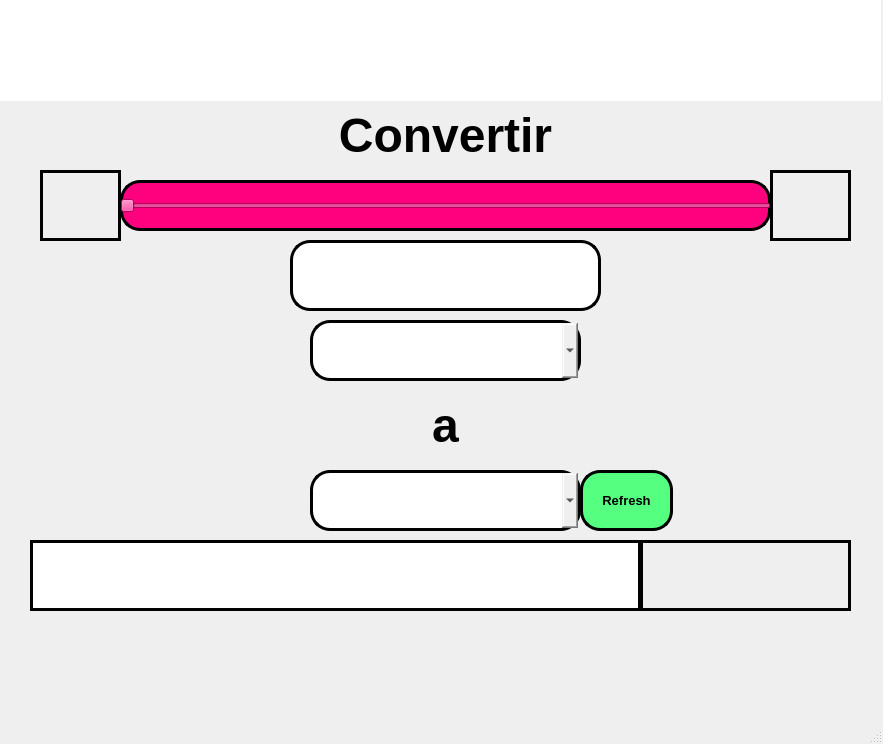
<?xml version="1.0" encoding="UTF-8"?>
<ui version="4.0">
 <class>MainWindow</class>
 <widget class="QMainWindow" name="MainWindow">
  <property name="geometry">
   <rect>
    <x>0</x>
    <y>0</y>
    <width>883</width>
    <height>744</height>
   </rect>
  </property>
  <property name="windowTitle">
   <string>MainWindow</string>
  </property>
  <property name="styleSheet">
   <string notr="true"/>
  </property>
  <widget class="QWidget" name="centralwidget">
   <widget class="QSlider" name="horizontalSlider">
    <property name="geometry">
     <rect>
      <x>120</x>
      <y>180</y>
      <width>651</width>
      <height>51</height>
     </rect>
    </property>
    <property name="styleSheet">
     <string notr="true">border: 3px solid black;
border-radius: 20px;
background-color: rgb(255, 0, 127);</string>
    </property>
    <property name="orientation">
     <enum>Qt::Horizontal</enum>
    </property>
   </widget>
   <widget class="QComboBox" name="comboBox1">
    <property name="geometry">
     <rect>
      <x>310</x>
      <y>320</y>
      <width>271</width>
      <height>61</height>
     </rect>
    </property>
    <property name="font">
     <font>
      <pointsize>18</pointsize>
      <weight>75</weight>
      <bold>true</bold>
     </font>
    </property>
    <property name="styleSheet">
     <string notr="true">border: 3px solid black;
border-radius: 20px;</string>
    </property>
   </widget>
   <widget class="QLabel" name="label">
    <property name="geometry">
     <rect>
      <x>0</x>
      <y>0</y>
      <width>881</width>
      <height>101</height>
     </rect>
    </property>
    <property name="styleSheet">
     <string notr="true">background-color: rgb(255, 255, 255);</string>
    </property>
    <property name="text">
     <string/>
    </property>
    <property name="pixmap">
     <pixmap>../PIP_Equipo4_Unidad1_Clase/imagenes/uat.png</pixmap>
    </property>
    <property name="scaledContents">
     <bool>true</bool>
    </property>
   </widget>
   <widget class="QComboBox" name="comboBox2">
    <property name="geometry">
     <rect>
      <x>310</x>
      <y>470</y>
      <width>271</width>
      <height>61</height>
     </rect>
    </property>
    <property name="font">
     <font>
      <pointsize>18</pointsize>
      <weight>75</weight>
      <bold>true</bold>
     </font>
    </property>
    <property name="styleSheet">
     <string notr="true">border: 3px solid black;
border-radius: 20px;</string>
    </property>
   </widget>
   <widget class="QLabel" name="label_2">
    <property name="geometry">
     <rect>
      <x>290</x>
      <y>100</y>
      <width>311</width>
      <height>71</height>
     </rect>
    </property>
    <property name="text">
     <string>&lt;html&gt;&lt;head/&gt;&lt;body&gt;&lt;p&gt;&lt;span style=&quot; font-size:36pt; font-weight:600;&quot;&gt;Convertir&lt;/span&gt;&lt;/p&gt;&lt;/body&gt;&lt;/html&gt;</string>
    </property>
    <property name="alignment">
     <set>Qt::AlignCenter</set>
    </property>
   </widget>
   <widget class="QLabel" name="label_3">
    <property name="geometry">
     <rect>
      <x>290</x>
      <y>390</y>
      <width>311</width>
      <height>71</height>
     </rect>
    </property>
    <property name="text">
     <string>&lt;html&gt;&lt;head/&gt;&lt;body&gt;&lt;p&gt;&lt;span style=&quot; font-size:36pt; font-weight:600;&quot;&gt;a&lt;/span&gt;&lt;/p&gt;&lt;/body&gt;&lt;/html&gt;</string>
    </property>
    <property name="alignment">
     <set>Qt::AlignCenter</set>
    </property>
   </widget>
   <widget class="QLineEdit" name="btn_numB">
    <property name="geometry">
     <rect>
      <x>30</x>
      <y>540</y>
      <width>611</width>
      <height>71</height>
     </rect>
    </property>
    <property name="font">
     <font>
      <pointsize>26</pointsize>
      <weight>75</weight>
      <bold>true</bold>
     </font>
    </property>
    <property name="styleSheet">
     <string notr="true">border: 3px solid black;</string>
    </property>
    <property name="alignment">
     <set>Qt::AlignCenter</set>
    </property>
   </widget>
   <widget class="QLineEdit" name="btn_numA">
    <property name="geometry">
     <rect>
      <x>290</x>
      <y>240</y>
      <width>311</width>
      <height>71</height>
     </rect>
    </property>
    <property name="font">
     <font>
      <pointsize>26</pointsize>
      <weight>75</weight>
      <bold>true</bold>
     </font>
    </property>
    <property name="styleSheet">
     <string notr="true">border: 3px solid black;
border-radius: 20px;</string>
    </property>
    <property name="text">
     <string/>
    </property>
    <property name="alignment">
     <set>Qt::AlignCenter</set>
    </property>
   </widget>
   <widget class="QPushButton" name="btn_tipo">
    <property name="geometry">
     <rect>
      <x>640</x>
      <y>540</y>
      <width>211</width>
      <height>71</height>
     </rect>
    </property>
    <property name="font">
     <font>
      <pointsize>16</pointsize>
      <weight>75</weight>
      <bold>true</bold>
     </font>
    </property>
    <property name="styleSheet">
     <string notr="true">border: 3px solid black;
color: rgb(255, 0, 127);</string>
    </property>
    <property name="text">
     <string/>
    </property>
   </widget>
   <widget class="QPushButton" name="btn_r">
    <property name="geometry">
     <rect>
      <x>580</x>
      <y>470</y>
      <width>93</width>
      <height>61</height>
     </rect>
    </property>
    <property name="font">
     <font>
      <pointsize>10</pointsize>
      <weight>75</weight>
      <bold>true</bold>
     </font>
    </property>
    <property name="styleSheet">
     <string notr="true">border: 3px solid black;
background-color: rgb(85, 255, 127);
border-radius: 20px;</string>
    </property>
    <property name="text">
     <string>Refresh</string>
    </property>
   </widget>
   <widget class="QLabel" name="label_4">
    <property name="geometry">
     <rect>
      <x>0</x>
      <y>80</y>
      <width>881</width>
      <height>641</height>
     </rect>
    </property>
    <property name="text">
     <string/>
    </property>
    <property name="pixmap">
     <pixmap>imagenes/ii.jpg</pixmap>
    </property>
    <property name="scaledContents">
     <bool>true</bool>
    </property>
   </widget>
   <widget class="QLabel" name="label_5">
    <property name="geometry">
     <rect>
      <x>710</x>
      <y>560</y>
      <width>211</width>
      <height>161</height>
     </rect>
    </property>
    <property name="text">
     <string/>
    </property>
    <property name="pixmap">
     <pixmap>../PIP_Equipo4_Unidad1_Clase/imagenes/Equipo4.png</pixmap>
    </property>
    <property name="scaledContents">
     <bool>true</bool>
    </property>
   </widget>
   <widget class="QPushButton" name="btn_minimo">
    <property name="geometry">
     <rect>
      <x>40</x>
      <y>170</y>
      <width>81</width>
      <height>71</height>
     </rect>
    </property>
    <property name="font">
     <font>
      <pointsize>16</pointsize>
      <weight>75</weight>
      <bold>true</bold>
     </font>
    </property>
    <property name="styleSheet">
     <string notr="true">border: 3px solid black;
color: rgb(255, 0, 127);</string>
    </property>
    <property name="text">
     <string/>
    </property>
   </widget>
   <widget class="QPushButton" name="btn_maximo">
    <property name="geometry">
     <rect>
      <x>770</x>
      <y>170</y>
      <width>81</width>
      <height>71</height>
     </rect>
    </property>
    <property name="font">
     <font>
      <pointsize>16</pointsize>
      <weight>75</weight>
      <bold>true</bold>
     </font>
    </property>
    <property name="styleSheet">
     <string notr="true">border: 3px solid black;
color: rgb(255, 0, 127);</string>
    </property>
    <property name="text">
     <string/>
    </property>
   </widget>
   <zorder>label_4</zorder>
   <zorder>label_5</zorder>
   <zorder>horizontalSlider</zorder>
   <zorder>comboBox1</zorder>
   <zorder>label</zorder>
   <zorder>comboBox2</zorder>
   <zorder>label_2</zorder>
   <zorder>label_3</zorder>
   <zorder>btn_numB</zorder>
   <zorder>btn_numA</zorder>
   <zorder>btn_tipo</zorder>
   <zorder>btn_r</zorder>
   <zorder>btn_minimo</zorder>
   <zorder>btn_maximo</zorder>
  </widget>
  <widget class="QMenuBar" name="menubar">
   <property name="geometry">
    <rect>
     <x>0</x>
     <y>0</y>
     <width>883</width>
     <height>26</height>
    </rect>
   </property>
  </widget>
  <widget class="QStatusBar" name="statusbar"/>
 </widget>
 <resources/>
 <connections/>
</ui>
